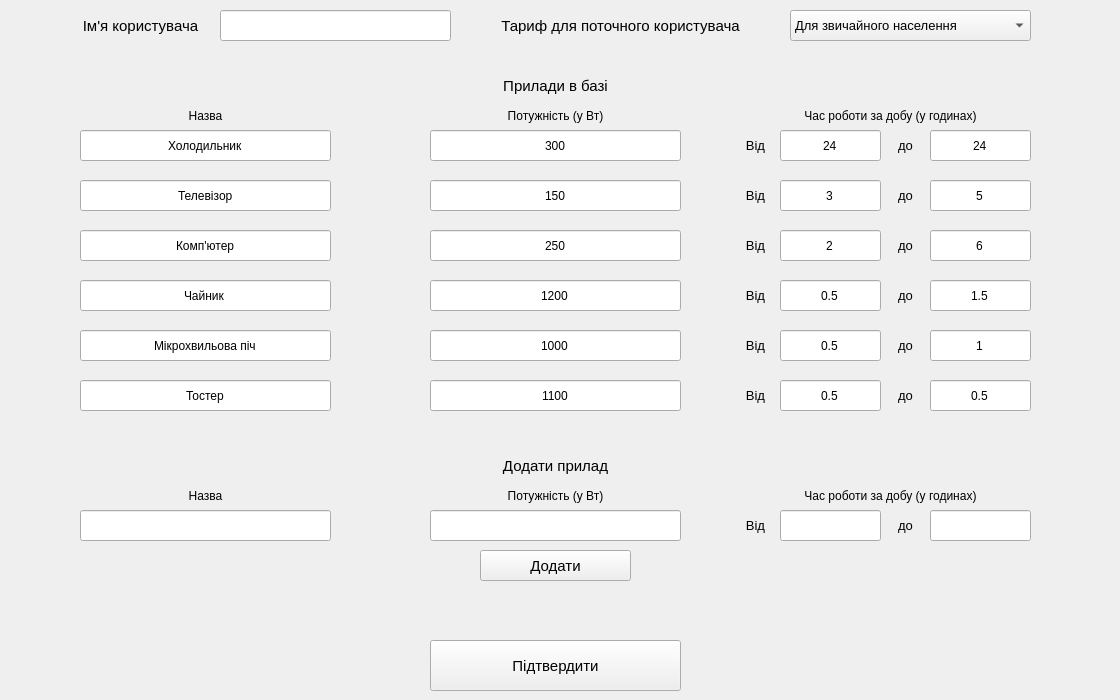
      <widget class="QWidget" name="tab_7">
       <attribute name="title">
        <string>Ввід даних</string>
       </attribute>
       <widget class="QLabel" name="label_27">
        <property name="geometry">
         <rect>
          <x>0</x>
          <y>0</y>
          <width>281</width>
          <height>51</height>
         </rect>
        </property>
        <property name="font">
         <font>
          <family>MS Shell Dlg 2</family>
          <pointsize>11</pointsize>
         </font>
        </property>
        <property name="text">
         <string>Ім'я користувача</string>
        </property>
        <property name="alignment">
         <set>Qt::AlignCenter</set>
        </property>
        <property name="wordWrap">
         <bool>false</bool>
        </property>
       </widget>
       <widget class="QLineEdit" name="Input_username">
        <property name="geometry">
         <rect>
          <x>220</x>
          <y>10</y>
          <width>231</width>
          <height>31</height>
         </rect>
        </property>
        <property name="text">
         <string/>
        </property>
        <property name="alignment">
         <set>Qt::AlignCenter</set>
        </property>
       </widget>
       <widget class="QLabel" name="label_28">
        <property name="geometry">
         <rect>
          <x>470</x>
          <y>0</y>
          <width>301</width>
          <height>51</height>
         </rect>
        </property>
        <property name="font">
         <font>
          <family>MS Shell Dlg 2</family>
          <pointsize>11</pointsize>
         </font>
        </property>
        <property name="text">
         <string>Тариф для поточного користувача</string>
        </property>
        <property name="alignment">
         <set>Qt::AlignCenter</set>
        </property>
        <property name="wordWrap">
         <bool>false</bool>
        </property>
       </widget>
       <widget class="QComboBox" name="comboBox_tarif">
        <property name="geometry">
         <rect>
          <x>790</x>
          <y>10</y>
          <width>241</width>
          <height>31</height>
         </rect>
        </property>
        <property name="font">
         <font>
          <family>MS Shell Dlg 2</family>
          <pointsize>10</pointsize>
         </font>
        </property>
        <property name="locale">
         <locale language="Ukrainian" country="Ukraine"/>
        </property>
        <property name="editable">
         <bool>false</bool>
        </property>
        <item>
         <property name="text">
          <string>Для звичайного населення</string>
         </property>
        </item>
        <item>
         <property name="text">
          <string>Для ЖЕО</string>
         </property>
        </item>
        <item>
         <property name="text">
          <string>Для гуртожитків</string>
         </property>
        </item>
        <item>
         <property name="text">
          <string>Для багатодітної сім'ї</string>
         </property>
        </item>
       </widget>
       <widget class="QLabel" name="label_29">
        <property name="geometry">
         <rect>
          <x>0</x>
          <y>60</y>
          <width>1111</width>
          <height>51</height>
         </rect>
        </property>
        <property name="font">
         <font>
          <family>MS Shell Dlg 2</family>
          <pointsize>11</pointsize>
         </font>
        </property>
        <property name="text">
         <string>Прилади в базі</string>
        </property>
        <property name="alignment">
         <set>Qt::AlignCenter</set>
        </property>
        <property name="wordWrap">
         <bool>false</bool>
        </property>
       </widget>
       <widget class="QLabel" name="label_30">
        <property name="geometry">
         <rect>
          <x>0</x>
          <y>440</y>
          <width>1111</width>
          <height>51</height>
         </rect>
        </property>
        <property name="font">
         <font>
          <family>MS Shell Dlg 2</family>
          <pointsize>11</pointsize>
         </font>
        </property>
        <property name="text">
         <string>Додати прилад</string>
        </property>
        <property name="alignment">
         <set>Qt::AlignCenter</set>
        </property>
        <property name="wordWrap">
         <bool>false</bool>
        </property>
       </widget>
       <widget class="QPushButton" name="pushButtonConfirm_3">
        <property name="geometry">
         <rect>
          <x>430</x>
          <y>640</y>
          <width>251</width>
          <height>51</height>
         </rect>
        </property>
        <property name="font">
         <font>
          <family>MS Shell Dlg 2</family>
          <pointsize>11</pointsize>
         </font>
        </property>
        <property name="text">
         <string>Підтвердити</string>
        </property>
       </widget>
       <widget class="QPushButton" name="pushButtonAddDevice">
        <property name="geometry">
         <rect>
          <x>480</x>
          <y>550</y>
          <width>151</width>
          <height>31</height>
         </rect>
        </property>
        <property name="font">
         <font>
          <family>MS Shell Dlg 2</family>
          <pointsize>11</pointsize>
         </font>
        </property>
        <property name="text">
         <string>Додати</string>
        </property>
       </widget>
       <widget class="QLineEdit" name="Input_name1">
        <property name="geometry">
         <rect>
          <x>80</x>
          <y>130</y>
          <width>251</width>
          <height>31</height>
         </rect>
        </property>
        <property name="text">
         <string>Холодильник</string>
        </property>
        <property name="alignment">
         <set>Qt::AlignCenter</set>
        </property>
       </widget>
       <widget class="QLineEdit" name="Input_name2">
        <property name="geometry">
         <rect>
          <x>80</x>
          <y>180</y>
          <width>251</width>
          <height>31</height>
         </rect>
        </property>
        <property name="text">
         <string>Телевізор</string>
        </property>
        <property name="alignment">
         <set>Qt::AlignCenter</set>
        </property>
       </widget>
       <widget class="QLineEdit" name="Input_name3">
        <property name="geometry">
         <rect>
          <x>80</x>
          <y>230</y>
          <width>251</width>
          <height>31</height>
         </rect>
        </property>
        <property name="text">
         <string>Комп'ютер</string>
        </property>
        <property name="alignment">
         <set>Qt::AlignCenter</set>
        </property>
       </widget>
       <widget class="QLineEdit" name="Input_name4">
        <property name="geometry">
         <rect>
          <x>80</x>
          <y>280</y>
          <width>251</width>
          <height>31</height>
         </rect>
        </property>
        <property name="text">
         <string>Чайник</string>
        </property>
        <property name="alignment">
         <set>Qt::AlignCenter</set>
        </property>
       </widget>
       <widget class="QLineEdit" name="Input_name5">
        <property name="geometry">
         <rect>
          <x>80</x>
          <y>330</y>
          <width>251</width>
          <height>31</height>
         </rect>
        </property>
        <property name="text">
         <string>Мікрохвильова піч</string>
        </property>
        <property name="alignment">
         <set>Qt::AlignCenter</set>
        </property>
       </widget>
       <widget class="QLineEdit" name="Input_name6">
        <property name="geometry">
         <rect>
          <x>80</x>
          <y>380</y>
          <width>251</width>
          <height>31</height>
         </rect>
        </property>
        <property name="text">
         <string>Тостер</string>
        </property>
        <property name="alignment">
         <set>Qt::AlignCenter</set>
        </property>
       </widget>
       <widget class="QLineEdit" name="Input_force1">
        <property name="geometry">
         <rect>
          <x>430</x>
          <y>130</y>
          <width>251</width>
          <height>31</height>
         </rect>
        </property>
        <property name="text">
         <string>300</string>
        </property>
        <property name="alignment">
         <set>Qt::AlignCenter</set>
        </property>
       </widget>
       <widget class="QLineEdit" name="Input_force2">
        <property name="geometry">
         <rect>
          <x>430</x>
          <y>180</y>
          <width>251</width>
          <height>31</height>
         </rect>
        </property>
        <property name="text">
         <string>150</string>
        </property>
        <property name="alignment">
         <set>Qt::AlignCenter</set>
        </property>
       </widget>
       <widget class="QLineEdit" name="Input_force3">
        <property name="geometry">
         <rect>
          <x>430</x>
          <y>230</y>
          <width>251</width>
          <height>31</height>
         </rect>
        </property>
        <property name="text">
         <string>250</string>
        </property>
        <property name="alignment">
         <set>Qt::AlignCenter</set>
        </property>
       </widget>
       <widget class="QLineEdit" name="Input_force4">
        <property name="geometry">
         <rect>
          <x>430</x>
          <y>280</y>
          <width>251</width>
          <height>31</height>
         </rect>
        </property>
        <property name="text">
         <string>1200</string>
        </property>
        <property name="alignment">
         <set>Qt::AlignCenter</set>
        </property>
       </widget>
       <widget class="QLineEdit" name="Input_force5">
        <property name="geometry">
         <rect>
          <x>430</x>
          <y>330</y>
          <width>251</width>
          <height>31</height>
         </rect>
        </property>
        <property name="text">
         <string>1000</string>
        </property>
        <property name="alignment">
         <set>Qt::AlignCenter</set>
        </property>
       </widget>
       <widget class="QLineEdit" name="Input_force6">
        <property name="geometry">
         <rect>
          <x>430</x>
          <y>380</y>
          <width>251</width>
          <height>31</height>
         </rect>
        </property>
        <property name="text">
         <string>1100</string>
        </property>
        <property name="alignment">
         <set>Qt::AlignCenter</set>
        </property>
       </widget>
       <widget class="QLineEdit" name="Input_time_vid5">
        <property name="geometry">
         <rect>
          <x>780</x>
          <y>330</y>
          <width>101</width>
          <height>31</height>
         </rect>
        </property>
        <property name="text">
         <string>0.5</string>
        </property>
        <property name="alignment">
         <set>Qt::AlignCenter</set>
        </property>
       </widget>
       <widget class="QLineEdit" name="Input_time_vid1">
        <property name="geometry">
         <rect>
          <x>780</x>
          <y>130</y>
          <width>101</width>
          <height>31</height>
         </rect>
        </property>
        <property name="text">
         <string>24</string>
        </property>
        <property name="alignment">
         <set>Qt::AlignCenter</set>
        </property>
       </widget>
       <widget class="QLineEdit" name="Input_time_vid2">
        <property name="geometry">
         <rect>
          <x>780</x>
          <y>180</y>
          <width>101</width>
          <height>31</height>
         </rect>
        </property>
        <property name="text">
         <string>3</string>
        </property>
        <property name="alignment">
         <set>Qt::AlignCenter</set>
        </property>
       </widget>
       <widget class="QLineEdit" name="Input_time_vid4">
        <property name="geometry">
         <rect>
          <x>780</x>
          <y>280</y>
          <width>101</width>
          <height>31</height>
         </rect>
        </property>
        <property name="text">
         <string>0.5</string>
        </property>
        <property name="alignment">
         <set>Qt::AlignCenter</set>
        </property>
       </widget>
       <widget class="QLineEdit" name="Input_time_vid3">
        <property name="geometry">
         <rect>
          <x>780</x>
          <y>230</y>
          <width>101</width>
          <height>31</height>
         </rect>
        </property>
        <property name="text">
         <string>2</string>
        </property>
        <property name="alignment">
         <set>Qt::AlignCenter</set>
        </property>
       </widget>
       <widget class="QLineEdit" name="Input_time_vid6">
        <property name="geometry">
         <rect>
          <x>780</x>
          <y>380</y>
          <width>101</width>
          <height>31</height>
         </rect>
        </property>
        <property name="text">
         <string>0.5</string>
        </property>
        <property name="alignment">
         <set>Qt::AlignCenter</set>
        </property>
       </widget>
       <widget class="QLabel" name="label_35">
        <property name="geometry">
         <rect>
          <x>80</x>
          <y>90</y>
          <width>251</width>
          <height>51</height>
         </rect>
        </property>
        <property name="font">
         <font>
          <family>MS Shell Dlg 2</family>
          <pointsize>9</pointsize>
         </font>
        </property>
        <property name="text">
         <string>Назва</string>
        </property>
        <property name="alignment">
         <set>Qt::AlignCenter</set>
        </property>
        <property name="wordWrap">
         <bool>false</bool>
        </property>
       </widget>
       <widget class="QLabel" name="label_36">
        <property name="geometry">
         <rect>
          <x>430</x>
          <y>90</y>
          <width>251</width>
          <height>51</height>
         </rect>
        </property>
        <property name="font">
         <font>
          <family>MS Shell Dlg 2</family>
          <pointsize>9</pointsize>
         </font>
        </property>
        <property name="text">
         <string>Потужність (у Вт)</string>
        </property>
        <property name="alignment">
         <set>Qt::AlignCenter</set>
        </property>
        <property name="wordWrap">
         <bool>false</bool>
        </property>
       </widget>
       <widget class="QLabel" name="label_37">
        <property name="geometry">
         <rect>
          <x>750</x>
          <y>90</y>
          <width>281</width>
          <height>51</height>
         </rect>
        </property>
        <property name="font">
         <font>
          <family>MS Shell Dlg 2</family>
          <pointsize>9</pointsize>
         </font>
        </property>
        <property name="text">
         <string>Час роботи за добу (у годинах)</string>
        </property>
        <property name="alignment">
         <set>Qt::AlignCenter</set>
        </property>
        <property name="wordWrap">
         <bool>false</bool>
        </property>
       </widget>
       <widget class="QLineEdit" name="Input_time_do2">
        <property name="geometry">
         <rect>
          <x>930</x>
          <y>180</y>
          <width>101</width>
          <height>31</height>
         </rect>
        </property>
        <property name="text">
         <string>5</string>
        </property>
        <property name="alignment">
         <set>Qt::AlignCenter</set>
        </property>
       </widget>
       <widget class="QLineEdit" name="Input_time_do5">
        <property name="geometry">
         <rect>
          <x>930</x>
          <y>330</y>
          <width>101</width>
          <height>31</height>
         </rect>
        </property>
        <property name="text">
         <string>1</string>
        </property>
        <property name="alignment">
         <set>Qt::AlignCenter</set>
        </property>
       </widget>
       <widget class="QLineEdit" name="Input_time_do6">
        <property name="geometry">
         <rect>
          <x>930</x>
          <y>380</y>
          <width>101</width>
          <height>31</height>
         </rect>
        </property>
        <property name="text">
         <string>0.5</string>
        </property>
        <property name="alignment">
         <set>Qt::AlignCenter</set>
        </property>
       </widget>
       <widget class="QLineEdit" name="Input_time_do3">
        <property name="geometry">
         <rect>
          <x>930</x>
          <y>230</y>
          <width>101</width>
          <height>31</height>
         </rect>
        </property>
        <property name="text">
         <string>6</string>
        </property>
        <property name="alignment">
         <set>Qt::AlignCenter</set>
        </property>
       </widget>
       <widget class="QLineEdit" name="Input_time_do4">
        <property name="geometry">
         <rect>
          <x>930</x>
          <y>280</y>
          <width>101</width>
          <height>31</height>
         </rect>
        </property>
        <property name="text">
         <string>1.5</string>
        </property>
        <property name="alignment">
         <set>Qt::AlignCenter</set>
        </property>
       </widget>
       <widget class="QLineEdit" name="Input_time_do1">
        <property name="geometry">
         <rect>
          <x>930</x>
          <y>130</y>
          <width>101</width>
          <height>31</height>
         </rect>
        </property>
        <property name="text">
         <string>24</string>
        </property>
        <property name="alignment">
         <set>Qt::AlignCenter</set>
        </property>
       </widget>
       <widget class="QLabel" name="label_38">
        <property name="geometry">
         <rect>
          <x>730</x>
          <y>120</y>
          <width>51</width>
          <height>51</height>
         </rect>
        </property>
        <property name="font">
         <font>
          <family>MS Shell Dlg 2</family>
          <pointsize>10</pointsize>
         </font>
        </property>
        <property name="text">
         <string>Від</string>
        </property>
        <property name="alignment">
         <set>Qt::AlignCenter</set>
        </property>
        <property name="wordWrap">
         <bool>false</bool>
        </property>
       </widget>
       <widget class="QLabel" name="label_39">
        <property name="geometry">
         <rect>
          <x>730</x>
          <y>170</y>
          <width>51</width>
          <height>51</height>
         </rect>
        </property>
        <property name="font">
         <font>
          <family>MS Shell Dlg 2</family>
          <pointsize>10</pointsize>
         </font>
        </property>
        <property name="text">
         <string>Від</string>
        </property>
        <property name="alignment">
         <set>Qt::AlignCenter</set>
        </property>
        <property name="wordWrap">
         <bool>false</bool>
        </property>
       </widget>
       <widget class="QLabel" name="label_40">
        <property name="geometry">
         <rect>
          <x>730</x>
          <y>220</y>
          <width>51</width>
          <height>51</height>
         </rect>
        </property>
        <property name="font">
         <font>
          <family>MS Shell Dlg 2</family>
          <pointsize>10</pointsize>
         </font>
        </property>
        <property name="text">
         <string>Від</string>
        </property>
        <property name="alignment">
         <set>Qt::AlignCenter</set>
        </property>
        <property name="wordWrap">
         <bool>false</bool>
        </property>
       </widget>
       <widget class="QLabel" name="label_41">
        <property name="geometry">
         <rect>
          <x>730</x>
          <y>270</y>
          <width>51</width>
          <height>51</height>
         </rect>
        </property>
        <property name="font">
         <font>
          <family>MS Shell Dlg 2</family>
          <pointsize>10</pointsize>
         </font>
        </property>
        <property name="text">
         <string>Від</string>
        </property>
        <property name="alignment">
         <set>Qt::AlignCenter</set>
        </property>
        <property name="wordWrap">
         <bool>false</bool>
        </property>
       </widget>
       <widget class="QLabel" name="label_42">
        <property name="geometry">
         <rect>
          <x>730</x>
          <y>320</y>
          <width>51</width>
          <height>51</height>
         </rect>
        </property>
        <property name="font">
         <font>
          <family>MS Shell Dlg 2</family>
          <pointsize>10</pointsize>
         </font>
        </property>
        <property name="text">
         <string>Від</string>
        </property>
        <property name="alignment">
         <set>Qt::AlignCenter</set>
        </property>
        <property name="wordWrap">
         <bool>false</bool>
        </property>
       </widget>
       <widget class="QLabel" name="label_43">
        <property name="geometry">
         <rect>
          <x>730</x>
          <y>370</y>
          <width>51</width>
          <height>51</height>
         </rect>
        </property>
        <property name="font">
         <font>
          <family>MS Shell Dlg 2</family>
          <pointsize>10</pointsize>
         </font>
        </property>
        <property name="text">
         <string>Від</string>
        </property>
        <property name="alignment">
         <set>Qt::AlignCenter</set>
        </property>
        <property name="wordWrap">
         <bool>false</bool>
        </property>
       </widget>
       <widget class="QLabel" name="label_44">
        <property name="geometry">
         <rect>
          <x>880</x>
          <y>170</y>
          <width>51</width>
          <height>51</height>
         </rect>
        </property>
        <property name="font">
         <font>
          <family>MS Shell Dlg 2</family>
          <pointsize>10</pointsize>
         </font>
        </property>
        <property name="text">
         <string>до</string>
        </property>
        <property name="alignment">
         <set>Qt::AlignCenter</set>
        </property>
        <property name="wordWrap">
         <bool>false</bool>
        </property>
       </widget>
       <widget class="QLabel" name="label_45">
        <property name="geometry">
         <rect>
          <x>880</x>
          <y>270</y>
          <width>51</width>
          <height>51</height>
         </rect>
        </property>
        <property name="font">
         <font>
          <family>MS Shell Dlg 2</family>
          <pointsize>10</pointsize>
         </font>
        </property>
        <property name="text">
         <string>до</string>
        </property>
        <property name="alignment">
         <set>Qt::AlignCenter</set>
        </property>
        <property name="wordWrap">
         <bool>false</bool>
        </property>
       </widget>
       <widget class="QLabel" name="label_46">
        <property name="geometry">
         <rect>
          <x>880</x>
          <y>320</y>
          <width>51</width>
          <height>51</height>
         </rect>
        </property>
        <property name="font">
         <font>
          <family>MS Shell Dlg 2</family>
          <pointsize>10</pointsize>
         </font>
        </property>
        <property name="text">
         <string>до</string>
        </property>
        <property name="alignment">
         <set>Qt::AlignCenter</set>
        </property>
        <property name="wordWrap">
         <bool>false</bool>
        </property>
       </widget>
       <widget class="QLabel" name="label_47">
        <property name="geometry">
         <rect>
          <x>880</x>
          <y>120</y>
          <width>51</width>
          <height>51</height>
         </rect>
        </property>
        <property name="font">
         <font>
          <family>MS Shell Dlg 2</family>
          <pointsize>10</pointsize>
         </font>
        </property>
        <property name="text">
         <string>до</string>
        </property>
        <property name="alignment">
         <set>Qt::AlignCenter</set>
        </property>
        <property name="wordWrap">
         <bool>false</bool>
        </property>
       </widget>
       <widget class="QLabel" name="label_48">
        <property name="geometry">
         <rect>
          <x>880</x>
          <y>370</y>
          <width>51</width>
          <height>51</height>
         </rect>
        </property>
        <property name="font">
         <font>
          <family>MS Shell Dlg 2</family>
          <pointsize>10</pointsize>
         </font>
        </property>
        <property name="text">
         <string>до</string>
        </property>
        <property name="alignment">
         <set>Qt::AlignCenter</set>
        </property>
        <property name="wordWrap">
         <bool>false</bool>
        </property>
       </widget>
       <widget class="QLabel" name="label_49">
        <property name="geometry">
         <rect>
          <x>880</x>
          <y>220</y>
          <width>51</width>
          <height>51</height>
         </rect>
        </property>
        <property name="font">
         <font>
          <family>MS Shell Dlg 2</family>
          <pointsize>10</pointsize>
         </font>
        </property>
        <property name="text">
         <string>до</string>
        </property>
        <property name="alignment">
         <set>Qt::AlignCenter</set>
        </property>
        <property name="wordWrap">
         <bool>false</bool>
        </property>
       </widget>
       <widget class="QLabel" name="label_50">
        <property name="geometry">
         <rect>
          <x>880</x>
          <y>500</y>
          <width>51</width>
          <height>51</height>
         </rect>
        </property>
        <property name="font">
         <font>
          <family>MS Shell Dlg 2</family>
          <pointsize>10</pointsize>
         </font>
        </property>
        <property name="text">
         <string>до</string>
        </property>
        <property name="alignment">
         <set>Qt::AlignCenter</set>
        </property>
        <property name="wordWrap">
         <bool>false</bool>
        </property>
       </widget>
       <widget class="QLabel" name="label_51">
        <property name="geometry">
         <rect>
          <x>80</x>
          <y>470</y>
          <width>251</width>
          <height>51</height>
         </rect>
        </property>
        <property name="font">
         <font>
          <family>MS Shell Dlg 2</family>
          <pointsize>9</pointsize>
         </font>
        </property>
        <property name="text">
         <string>Назва</string>
        </property>
        <property name="alignment">
         <set>Qt::AlignCenter</set>
        </property>
        <property name="wordWrap">
         <bool>false</bool>
        </property>
       </widget>
       <widget class="QLineEdit" name="Input_force_new">
        <property name="geometry">
         <rect>
          <x>430</x>
          <y>510</y>
          <width>251</width>
          <height>31</height>
         </rect>
        </property>
        <property name="text">
         <string/>
        </property>
        <property name="alignment">
         <set>Qt::AlignCenter</set>
        </property>
       </widget>
       <widget class="QLabel" name="label_52">
        <property name="geometry">
         <rect>
          <x>730</x>
          <y>500</y>
          <width>51</width>
          <height>51</height>
         </rect>
        </property>
        <property name="font">
         <font>
          <family>MS Shell Dlg 2</family>
          <pointsize>10</pointsize>
         </font>
        </property>
        <property name="text">
         <string>Від</string>
        </property>
        <property name="alignment">
         <set>Qt::AlignCenter</set>
        </property>
        <property name="wordWrap">
         <bool>false</bool>
        </property>
       </widget>
       <widget class="QLineEdit" name="Input_name_new">
        <property name="geometry">
         <rect>
          <x>80</x>
          <y>510</y>
          <width>251</width>
          <height>31</height>
         </rect>
        </property>
        <property name="text">
         <string/>
        </property>
        <property name="alignment">
         <set>Qt::AlignCenter</set>
        </property>
       </widget>
       <widget class="QLabel" name="label_53">
        <property name="geometry">
         <rect>
          <x>430</x>
          <y>470</y>
          <width>251</width>
          <height>51</height>
         </rect>
        </property>
        <property name="font">
         <font>
          <family>MS Shell Dlg 2</family>
          <pointsize>9</pointsize>
         </font>
        </property>
        <property name="text">
         <string>Потужність (у Вт)</string>
        </property>
        <property name="alignment">
         <set>Qt::AlignCenter</set>
        </property>
        <property name="wordWrap">
         <bool>false</bool>
        </property>
       </widget>
       <widget class="QLabel" name="label_54">
        <property name="geometry">
         <rect>
          <x>750</x>
          <y>470</y>
          <width>281</width>
          <height>51</height>
         </rect>
        </property>
        <property name="font">
         <font>
          <family>MS Shell Dlg 2</family>
          <pointsize>9</pointsize>
         </font>
        </property>
        <property name="text">
         <string>Час роботи за добу (у годинах)</string>
        </property>
        <property name="alignment">
         <set>Qt::AlignCenter</set>
        </property>
        <property name="wordWrap">
         <bool>false</bool>
        </property>
       </widget>
       <widget class="QLineEdit" name="Input_time_vid_new">
        <property name="geometry">
         <rect>
          <x>780</x>
          <y>510</y>
          <width>101</width>
          <height>31</height>
         </rect>
        </property>
        <property name="text">
         <string/>
        </property>
        <property name="alignment">
         <set>Qt::AlignCenter</set>
        </property>
       </widget>
       <widget class="QLineEdit" name="Input_time_do_new">
        <property name="geometry">
         <rect>
          <x>930</x>
          <y>510</y>
          <width>101</width>
          <height>31</height>
         </rect>
        </property>
        <property name="text">
         <string/>
        </property>
        <property name="alignment">
         <set>Qt::AlignCenter</set>
        </property>
       </widget>
      </widget>
